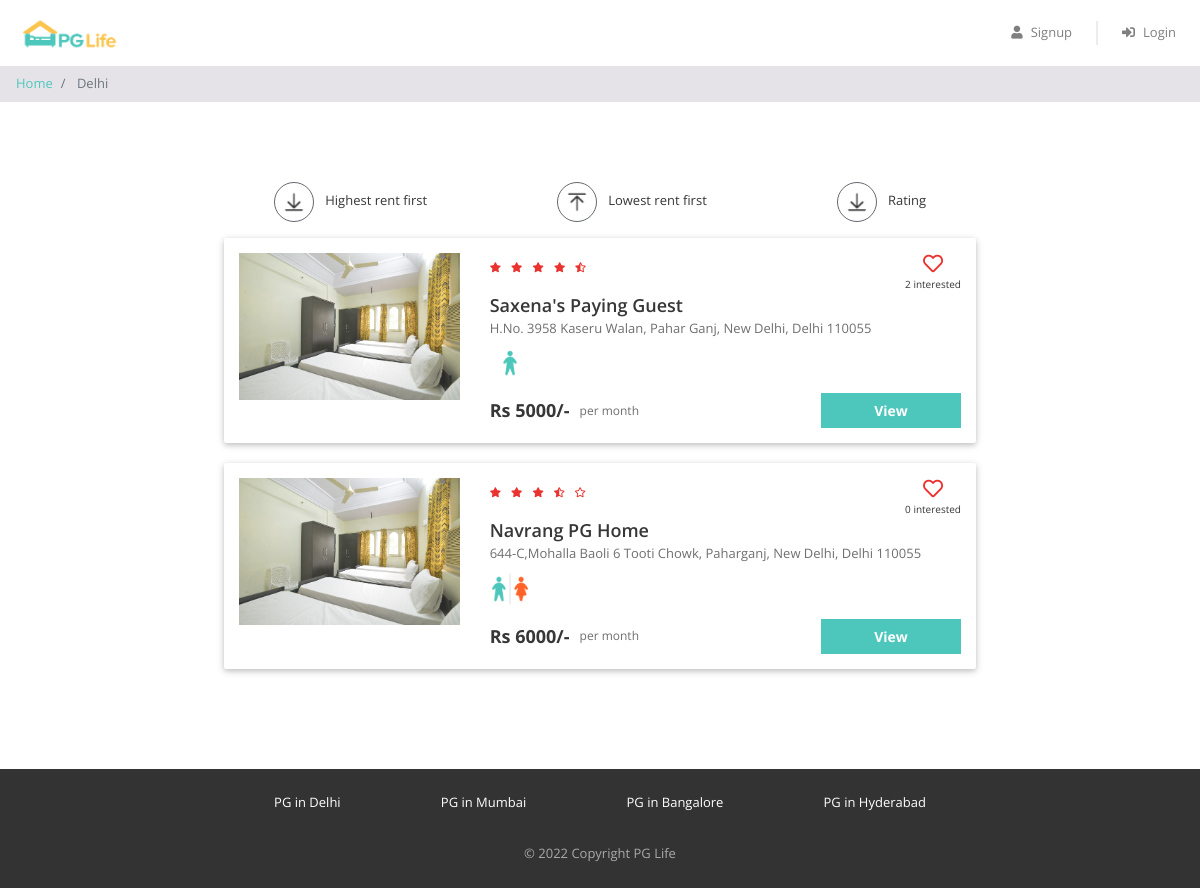
The app's page /property_list.php?city=Delhi with its own data.
### tables this page shows
CREATE TABLE `properties` (
  `id` int(11) NOT NULL,
  `city_id` int(11) DEFAULT NULL,
  `name` varchar(200) NOT NULL,
  `address` varchar(1000) DEFAULT NULL,
  `description` varchar(10000) DEFAULT NULL,
  `gender` enum('male','female','other') NOT NULL,
  `rent` int(11) NOT NULL,
  `rating_clean` float(3,1) DEFAULT NULL,
  `rating_food` float(3,1) DEFAULT NULL,
  `rating_safety` float(3,1) DEFAULT NULL
);

### property_list.php (the view, shortened to what this page needs)
<?php
  require "includes/database_connect.php";
  if( $con )
  {
    $city = strtolower($_GET["city"]);
    $city = ucwords($city);
    $sql_query1 = "SELECT * FROM cities WHERE name='$city';";
    $city_result  = mysqli_query($con,$sql_query1);
    $properties_result = FALSE;
    if( $city_result && mysqli_num_rows($city_result)==1 )
    {
      $city_row = mysqli_fetch_assoc($city_result);
      $city_id = $city_row["id"];
      if( isset($_GET["filter"]) )
      {
        if( $_GET["filter"]=="rent_desc" )
        {
          $sql_query2 = "SELECT * FROM properties where city_id='$city_id' ORDER BY rent DESC;";
        }
        elseif( $_GET["filter"]=="rent_asc" )
        {
          $sql_query2 = "SELECT * FROM properties where city_id='$city_id' ORDER BY rent ASC;";
        }
        elseif( $_GET["filter"]=="rating_desc" )
        {
          $sql_query2 = "SELECT * FROM properties where city_id='$city_id' ORDER BY rating_food+rating_clean+rating_safety DESC;";
        }
      }
      else
      {
        $sql_query2 = "SELECT * FROM properties where city_id='$city_id';";
      }
      $properties_result = mysqli_query($con,$sql_query2);
    }
    elseif( mysqli_num_rows($city_result)==0 )
    {
    }
    elseif( !$city_result )
    {
      echo mysqli_error($con);
    }
  }
  else{
    echo "Database Connectivity Error!";
    echo mysqli_connect_error();
    exit();
  }
?>
<!DOCTYPE html>
<html lang="en">
<head>
    <link href="css/bootstrap.min.css" rel="stylesheet" />
    <link href="https://use.fontawesome.com/releases/v5.11.2/css/all.css" rel="stylesheet" />
    <link href="css/common.css" rel="stylesheet" />
    <link href="css/property_list.css" rel="stylesheet" />
</head>
<body>
  <?php require "./includes/header.php"; ?>
    <nav aria-label="breadcrumb">
        <ol class="breadcrumb py-2">
            <li class="breadcrumb-item">
                <a href="index.php">Home</a>
            </li>
            <li class="breadcrumb-item active" aria-current="page">
                <?php echo $city; ?>
            </li>
        </ol>
    </nav>
    <div class="page-container">
        <?php
          if( $properties_result && mysqli_num_rows($properties_result)>0 )
          {
            ?>
              <div class="filter-bar row justify-content-around">
                  <div class="col-auto">
                      <a class="filter-link" href="property_list.php?city=<?php echo $city;?>&filter=rent_desc">
                        <img src="img/desc.png" alt="sort-rent-desc" />
                        <span>Highest rent first</span>
                      </a>
                  </div>
                  <div class="col-auto">
                      <a class="filter-link" href="property_list.php?city=<?php echo $city;?>&filter=rent_asc">
                        <img src="img/asc.png" alt="sort-rent-asc" />
                        <span>Lowest rent first</span>
                      </a>
                  </div>
                  <div class="col-auto">
                      <a class="filter-link" href="property_list.php?city=<?php echo $city;?>&filter=rating_desc">
                        <img src="img/desc.png" alt="sort-rating-desc" />
                        <span>Rating</span>
                      </a>
                  </div>
              </div>
            <?php
            while( $property_row = mysqli_fetch_assoc($properties_result) )
            {
              $pg_id = $property_row["id"];
              $pg_name = $property_row["name"];
              $pg_address = $property_row["address"];
              $gender_allowed = $property_row["gender"];
              $pg_rent = $property_row["rent"];
              $pg_rating_overall = round(( $property_row["rating_clean"] + $property_row["rating_food"] + $property_row["rating_safety"] )/3 , 1 );
              $sql_interest = "SELECT * FROM interested_users_properties WHERE property_id = $pg_id; ";
              $interest_result = mysqli_query($con,$sql_interest);
              if( $interest_result ){
                $num_interested = mysqli_num_rows($interest_result);
              }
        ?>
              <div class="property-card row">
                  <div class="image-container col-md-4">
                      <img src="img/properties/1/1d4f0757fdb86d5f.jpg" />
                  </div>
                  <div class="content-container col-md-8">
                      <div class="row no-gutters justify-content-between">
                          <div class="star-container" title="<?php echo $pg_rating_overall; ?>">
                            <?php
                              $star_full = floor($pg_rating_overall);
                              $star_empty = 5-1-$star_full;
                              for( $i=1 ; $i<=$star_full ; $i++ ){
                                ?> <i class="fas fa-star"></i> <?php
                              }
                              if( ($pg_rating_overall - $star_full)>0.2 && ($pg_rating_overall - $star_full)<0.8 ){
                                ?> <i class="fas fa-star-half-alt"></i> <?php
                              }
                              elseif( ($pg_rating_overall - $star_full)>=0.8 ){
                                ?> <i class="fas fa-star"></i> <?php
                              }
                              elseif( ($pg_rating_overall - $star_full)<=0.2 ){
                                ?> <i class="far fa-star"></i> <?php
                              }
                              for( $i=1 ; $i<=$star_empty ; $i++ ){
                                ?> <i class="far fa-star"></i> <?php
                              }
                            ?>
                          </div>
                          <div class="interested-container <?php echo "property-id-" . $pg_id; ?>">
                            <?php
                              if( isset($_SESSION["user_id"]) && mysqli_num_rows($isLiked_result)==1 ){
                            ?>
                                <i class="is-interested-image fas fa-heart" property_id=<?php echo $pg_id; ?> ></i>
                            <?php
                              }
                              else{
                            ?>
                                <i class="is-interested-image far fa-heart" property_id=<?php echo $pg_id; ?> ></i>
                            <?php
                              } ?>
                              <div class="interested-text">
                                <?php if( $interest_result ){ ?>
                                  <span class="interested-user-count"><?php echo $num_interested; ?></span> interested
                                <?php } ?>
                              </div>
                          </div>
                      </div>
                      <div class="detail-container">
                          <div class="property-name"><?php echo $pg_name; ?></div>
                          <div class="property-address"><?php echo $pg_address; ?></div>
                          <div class="property-gender">
                              <?php
                                if( $gender_allowed=='male' ){
                                  ?> <img src="img/male.png" /> <?php
                                }
                                elseif( $gender_allowed=='female' ){
                                  ?> <img src="img/female.png" /> <?php
                                }
                                else{
                                  ?> <img src="img/unisex.png" /> <?php
                                }
                              ?>
                          </div>
                      </div>
                      <div class="row no-gutters">
                          <div class="rent-container col-6">
                              <div class="rent">Rs <?php echo $pg_rent; ?>/-</div>
                              <div class="rent-unit">per month</div>
                          </div>
                          <div class="button-container col-6">
                              <a href="property_detail.php?property_id=<?php echo $pg_id ;?>" class="btn btn-primary">View</a>
                          </div>
                      </div>
                  </div>
              </div>
        <?php
            }
          }
          elseif( !$city_result )
          {
            echo mysqli_error($con);
          }
          elseif( !$properties_result )
          {
            echo mysqli_error($con);
          }
        ?>
    </div>
    <?php require "./includes/footer.php" ?>
</body>
</html>

### css/common.css (style rules this page uses)
* { box-sizing: border-box; font-family: 'Open Sans', sans-serif; }
body { color: #373737; font-size: 16px; position: relative; }
.btn-primary, .btn-warning, .btn-danger { color: white; font-weight: bold; }
.breadcrumb { background-color: #e5e3e8; font-size: 13px; border-radius: 0px; margin-bottom: 0px; }
.page-container { max-width: 800px; padding: 80px 24px; margin: auto; }

### css/property_list.css (style rules this page uses)
.filter-bar > div { cursor: pointer; font-size: 13px; text-align: center; margin-bottom: 16px; }
.filter-bar img { width: 40px; height: 40px; border-radius: 40px; border: 1px solid #646870; padding: 6px; margin-right: 8px; }
.property-card { background-color: #ffffff; border-radius: 2px; padding: 15px 0px; margin: 0px auto 20px; box-shadow: 0 2px 5px 0 rgba(0, 0, 0, 0.16), 0 2px 10px 0 rgba(0, 0, 0, 0.12); }
.image-container { text-align: center; }
.image-container img { width: 100%; max-width: 300px; }
.star-container i { color: #EA322E; font-size: 10px; margin-right: 6px; }
.interested-container { text-align: center; }
.interested-container i { color: #EA322E; font-size: 20px; cursor: pointer; }
.interested-text { font-size: 10px; }
.detail-container { padding-bottom: 10px; }
.property-name { font-size: 18px; font-weight: 600; }
.property-address { color: #6f6f6f; font-size: 13px; padding-bottom: 5px; }
.property-gender img { width: 40px; }
.rent-container { display: flex; align-items: center; }
.rent { font-size: 18px; font-weight: bold; padding-right: 10px; }
.rent-unit { color: #6f6f6f; font-size: 12px; }
.button-container .btn { font-size: 14px; border-radius: 0px; width: 140px; float: right; }

### property_list.php (style rules this page uses)
.filter-link, .filter-link:hover { text-decoration: none; color: inherit; }

### records on screen
properties: num_interested "2", name "Saxena's Paying Guest", address "H.No. 3958 Kaseru Walan, Pahar Ganj, New Delhi, Delhi 110055", rent "5000"
properties: num_interested "0", name "Navrang PG Home", address "644-C,Mohalla Baoli 6 Tooti Chowk, Paharganj, New Delhi, Delhi 110055", rent "6000"

### other values on screen
$city "Delhi"
